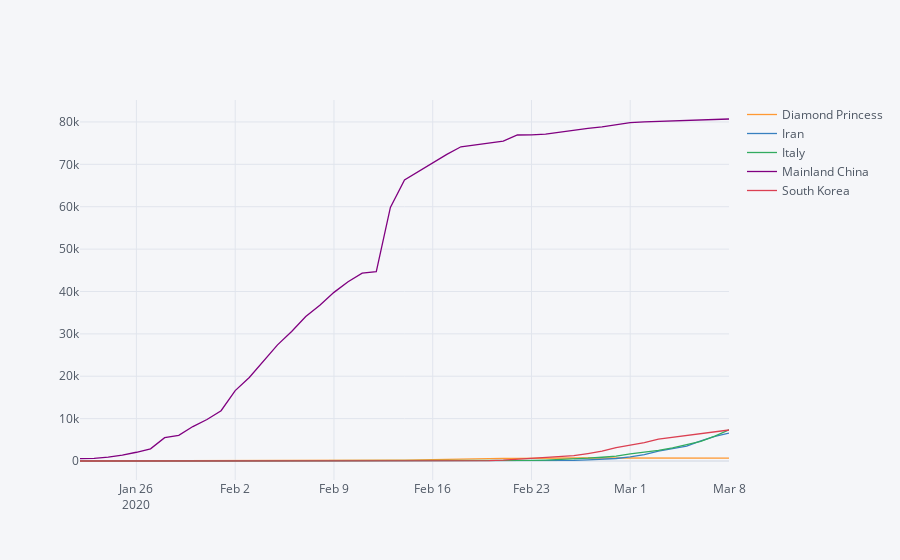

Notebook code for this chart:
### Code cell
def plot_range(df_input, start=0, end=5, figsize=(20,5)):
    df = df_input.groupby(level=1, axis=1).sum()
    countries = df.sum().sort_values(ascending=False).iloc[start:end].index
  
    df = (
        df
        .loc[:, lambda df: df.columns.get_level_values('Country/Region').isin(countries)]
#         .reset_index()
#         .melt(id_vars='index')
#         .rename(columns={"index": "Date", "value": "Count"})
    )
    
    df.iplot(kind='scatter', filename='cufflinks/cf-simple-line')
    
#     plt.figure(figsize=figsize)

#     ax = sns.lineplot(x="Date", y="Count",
#              hue="Country/Region", #style="event",
#              data=df)

#     plt.xticks(rotation=45);
    
plot_range(df_conf.rename(columns={'Others': 'Diamond Princess'}))

### Figure 1 — Plotly figure (JSON) as saved in the notebook; plotly's stock layout.template omitted (floating-point values rounded to 4 significant figures)
{"data": [{"line": {"color": "rgba(255, 153, 51, 1.0)", "dash": "solid", "shape": "linear", "width": 1.3}, "mode": "lines", "name": "Diamond Princess", "text": "", "type": "scatter", "x": ["2020-01-22", "2020-01-23", "2020-01-24", "2020-01-25", "2020-01-26", "2020-01-27", "2020-01-28", "2020-01-29", "2020-01-30", "2020-01-31", "2020-02-01", "2020-02-02", "2020-02-03", "2020-02-04", "2020-02-05", "2020-02-06", "2020-02-07", "2020-02-08", "2020-02-09", "2020-02-10", "2020-02-11", "2020-02-12", "2020-02-13", "2020-02-14", "2020-02-15", "2020-02-16", "2020-02-17", "2020-02-18", "2020-02-19", "2020-02-20", "2020-02-21", "2020-02-22", "2020-02-23", "2020-02-24", "2020-02-25", "2020-02-26", "2020-02-27", "2020-02-28", "2020-02-29", "2020-03-01", "2020-03-02", "2020-03-03", "2020-03-04", "2020-03-05", "2020-03-06", "2020-03-07", "2020-03-08"], "y": [0, 0, 0, 0, 0, 0, 0, 0, 0, 0, 0, 0, 0, 0, 0, 0, 61, 61, 64, 135, 135, 175, 175, 218, 285, 355, 454, 542, 621, 634, 634, 634, 691, 691, 691, 705, 705, 705, 705, 705, 705, 706, 706, 706, 696, 696, 696]}, {"line": {"color": "rgba(55, 128, 191, 1.0)", "dash": "solid", "shape": "linear", "width": 1.3}, "mode": "lines", "name": "Iran", "text": "", "type": "scatter", "x": ["2020-01-22", "2020-01-23", "2020-01-24", "2020-01-25", "2020-01-26", "2020-01-27", "2020-01-28", "2020-01-29", "2020-01-30", "2020-01-31", "2020-02-01", "2020-02-02", "2020-02-03", "2020-02-04", "2020-02-05", "2020-02-06", "2020-02-07", "2020-02-08", "2020-02-09", "2020-02-10", "2020-02-11", "2020-02-12", "2020-02-13", "2020-02-14", "2020-02-15", "2020-02-16", "2020-02-17", "2020-02-18", "2020-02-19", "2020-02-20", "2020-02-21", "2020-02-22", "2020-02-23", "2020-02-24", "2020-02-25", "2020-02-26", "2020-02-27", "2020-02-28", "2020-02-29", "2020-03-01", "2020-03-02", "2020-03-03", "2020-03-04", "2020-03-05", "2020-03-06", "2020-03-07", "2020-03-08"], "y": [0, 0, 0, 0, 0, 0, 0, 0, 0, 0, 0, 0, 0, 0, 0, 0, 0, 0, 0, 0, 0, 0, 0, 0, 0, 0, 0, 0, 2, 5, 18, 28, 43, 61, 95, 139, 245, 388, 593, 978, 1501, 2336, 2922, 3513, 4747, 5823, 6566]}, {"line": {"color": "rgba(50, 171, 96, 1.0)", "dash": "solid", "shape": "linear", "width": 1.3}, "mode": "lines", "name": "Italy", "text": "", "type": "scatter", "x": ["2020-01-22", "2020-01-23", "2020-01-24", "2020-01-25", "2020-01-26", "2020-01-27", "2020-01-28", "2020-01-29", "2020-01-30", "2020-01-31", "2020-02-01", "2020-02-02", "2020-02-03", "2020-02-04", "2020-02-05", "2020-02-06", "2020-02-07", "2020-02-08", "2020-02-09", "2020-02-10", "2020-02-11", "2020-02-12", "2020-02-13", "2020-02-14", "2020-02-15", "2020-02-16", "2020-02-17", "2020-02-18", "2020-02-19", "2020-02-20", "2020-02-21", "2020-02-22", "2020-02-23", "2020-02-24", "2020-02-25", "2020-02-26", "2020-02-27", "2020-02-28", "2020-02-29", "2020-03-01", "2020-03-02", "2020-03-03", "2020-03-04", "2020-03-05", "2020-03-06", "2020-03-07", "2020-03-08"], "y": [0, 0, 0, 0, 0, 0, 0, 0, 0, 2, 2, 2, 2, 2, 2, 2, 3, 3, 3, 3, 3, 3, 3, 3, 3, 3, 3, 3, 3, 3, 20, 62, 155, 229, 322, 453, 655, 888, 1128, 1694, 2036, 2502, 3089, 3858, 4636, 5883, 7375]}, {"line": {"color": "rgba(128, 0, 128, 1.0)", "dash": "solid", "shape": "linear", "width": 1.3}, "mode": "lines", "name": "Mainland China", "text": "", "type": "scatter", "x": ["2020-01-22", "2020-01-23", "2020-01-24", "2020-01-25", "2020-01-26", "2020-01-27", "2020-01-28", "2020-01-29", "2020-01-30", "2020-01-31", "2020-02-01", "2020-02-02", "2020-02-03", "2020-02-04", "2020-02-05", "2020-02-06", "2020-02-07", "2020-02-08", "2020-02-09", "2020-02-10", "2020-02-11", "2020-02-12", "2020-02-13", "2020-02-14", "2020-02-15", "2020-02-16", "2020-02-17", "2020-02-18", "2020-02-19", "2020-02-20", "2020-02-21", "2020-02-22", "2020-02-23", "2020-02-24", "2020-02-25", "2020-02-26", "2020-02-27", "2020-02-28", "2020-02-29", "2020-03-01", "2020-03-02", "2020-03-03", "2020-03-04", "2020-03-05", "2020-03-06", "2020-03-07", "2020-03-08"], "y": [547, 639, 916, 1399, 2062, 2863, 5494, 6070, 8124, 9783, 11871, 16607, 19693, 23680, 27409, 30553, 34075, 36778, 39790, 42306, 44327, 44699, 59832, 66292, 68347, 70446, 72364, 74139, 74546, 74999, 75472, 76922, 76938, 77152, 77660, 78065, 78498, 78824, 79251, 79826, 80026, 80151, 80271, 80422, 80573, 80652, 80699]}, {"line": {"color": "rgba(219, 64, 82, 1.0)", "dash": "solid", "shape": "linear", "width": 1.3}, "mode": "lines", "name": "South Korea", "text": "", "type": "scatter", "x": ["2020-01-22", "2020-01-23", "2020-01-24", "2020-01-25", "2020-01-26", "2020-01-27", "2020-01-28", "2020-01-29", "2020-01-30", "2020-01-31", "2020-02-01", "2020-02-02", "2020-02-03", "2020-02-04", "2020-02-05", "2020-02-06", "2020-02-07", "2020-02-08", "2020-02-09", "2020-02-10", "2020-02-11", "2020-02-12", "2020-02-13", "2020-02-14", "2020-02-15", "2020-02-16", "2020-02-17", "2020-02-18", "2020-02-19", "2020-02-20", "2020-02-21", "2020-02-22", "2020-02-23", "2020-02-24", "2020-02-25", "2020-02-26", "2020-02-27", "2020-02-28", "2020-02-29", "2020-03-01", "2020-03-02", "2020-03-03", "2020-03-04", "2020-03-05", "2020-03-06", "2020-03-07", "2020-03-08"], "y": [1, 1, 2, 2, 3, 4, 4, 4, 4, 11, 12, 15, 15, 16, 19, 23, 24, 24, 25, 27, 28, 28, 28, 28, 28, 29, 30, 31, 31, 104, 204, 433, 602, 833, 977, 1261, 1766, 2337, 3150, 3736, 4335, 5186, 5621, 6088, 6593, 7041, 7314]}], "layout": {"autosize": true, "legend": {"bgcolor": "#F5F6F9", "font": {"color": "#4D5663"}}, "paper_bgcolor": "#F5F6F9", "plot_bgcolor": "#F5F6F9", "title": {"font": {"color": "#4D5663"}}, "xaxis": {"autorange": true, "gridcolor": "#E1E5ED", "range": ["2020-01-22", "2020-03-08"], "showgrid": true, "tickfont": {"color": "#4D5663"}, "title": {"font": {"color": "#4D5663"}, "text": ""}, "type": "date", "zerolinecolor": "#E1E5ED"}, "yaxis": {"autorange": true, "gridcolor": "#E1E5ED", "range": [-4483.0, 85180.0], "showgrid": true, "tickfont": {"color": "#4D5663"}, "title": {"font": {"color": "#4D5663"}, "text": ""}, "type": "linear", "zerolinecolor": "#E1E5ED"}}}
